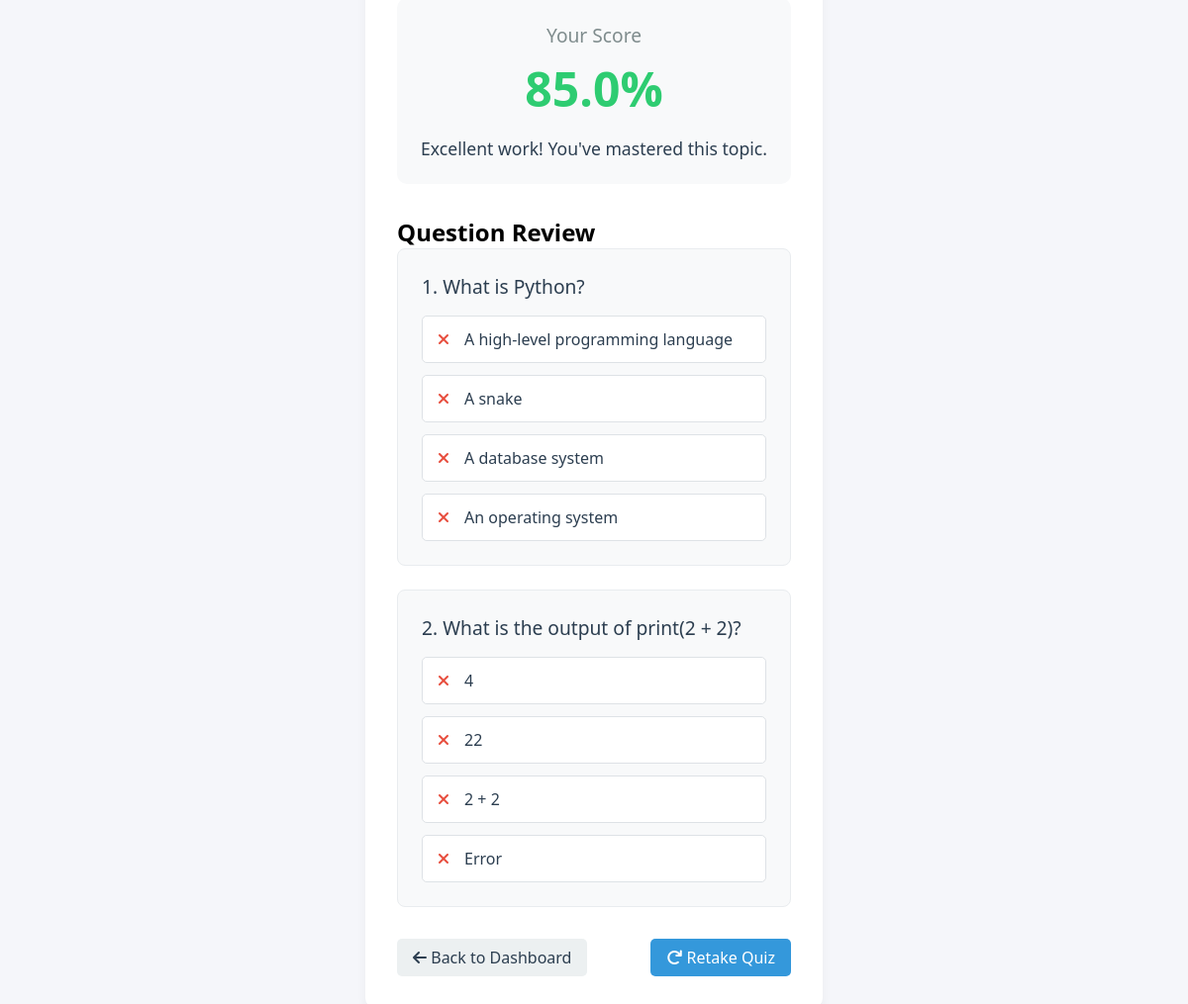
The page /view-attempt/1 (signed in) on the database its author committed.
### app.py (models this page shows)
class QuizAttempt(db.Model):
    id = db.Column(db.Integer, primary_key=True)
    quiz_id = db.Column(db.Integer, db.ForeignKey('quiz.id'), nullable=False)
    student_id = db.Column(db.Integer, db.ForeignKey('user.id'), nullable=False)
    score = db.Column(db.Float, nullable=False)
    date_attempted = db.Column(db.DateTime, default=datetime.utcnow)

class Question(db.Model):
    id = db.Column(db.Integer, primary_key=True)
    quiz_id = db.Column(db.Integer, db.ForeignKey('quiz.id'), nullable=False)
    question_text = db.Column(db.Text, nullable=False)
    correct_answer = db.Column(db.String(255), nullable=False)
    options = db.relationship('Option', backref='question', lazy=True)

class Option(db.Model):
    id = db.Column(db.Integer, primary_key=True)
    question_id = db.Column(db.Integer, db.ForeignKey('question.id'), nullable=False)
    option_text = db.Column(db.String(255), nullable=False)

### app.py (the view)
@app.route('/view-attempt/<int:attempt_id>')
def view_attempt(attempt_id):
    if session.get('role') != 'student':
        return redirect(url_for('login'))
    current_user = User.query.get(session['user_id'])
    attempt = QuizAttempt.query.get_or_404(attempt_id)
    if attempt.student_id != session['user_id']:
        flash('You are not authorized to view this attempt.', 'error')
        return redirect(url_for('student_dashboard'))
    quiz = Quiz.query.get(attempt.quiz_id)
    questions = Question.query.filter_by(quiz_id=quiz.id).all()
    quiz_questions = []
    for question in questions:
        options = Option.query.filter_by(question_id=question.id).all()
        quiz_questions.append({
            'id': question.id,
            'text': question.question_text,
            'options': options,
            'correct_answer': question.correct_answer
        })
    return render_template('view_attempt.html',
                           attempt=attempt,
                           quiz=quiz,
                           questions=quiz_questions,
                           current_user=current_user)

### templates/view_attempt.html (shortened to what this page needs)
<!DOCTYPE html>
<html lang="en">
<head>
    <link rel="stylesheet" href="{{ url_for('static', filename='css/style.css') }}">
    <link rel="stylesheet" href="{{ url_for('static', filename='css/dashboard.css') }}">
    <link rel="stylesheet" href="https://cdnjs.cloudflare.com/ajax/libs/font-awesome/6.0.0-beta3/css/all.min.css">
</head>
<body class="dashboard-body">
    <div class="dashboard-container">
        <div class="results-container">
            <div class="score-card">
                <div class="score-label">Your Score</div>
                <div class="score-value {% if attempt.score >= 80 %}score-high{% elif attempt.score >= 60 %}score-medium{% else %}score-low{% endif %}">
                    {{ "%.1f"|format(attempt.score) }}%
                </div>
                <div class="score-message">
                    {% if attempt.score >= 80 %}
                        Excellent work! You've mastered this topic.
                    {% elif attempt.score >= 60 %}
                        Good job! You're on the right track.
                    {% else %}
                        Keep practicing! You'll improve with more study.
                    {% endif %}
                </div>
            </div>
            <h2>Question Review</h2>
            {% for question in questions %}
                <div class="question-block">
                    <div class="question-text">
                        <span class="question-number">{{ loop.index }}.</span> {{ question.text }}
                    </div>
                    <div class="options-list">
                        {% for option in question.options %}
                            {% set is_correct = loop.index0|string == question.correct_answer %}
                            <div class="option-item {% if is_correct %}correct{% endif %}">
                                {% if is_correct %}
                                    <i class="fas fa-check option-icon icon-correct"></i>
                                {% else %}
                                    <i class="fas fa-times option-icon icon-incorrect"></i>
                                {% endif %}
                                <span class="option-text">{{ option.option_text }}</span>
                            </div>
                        {% endfor %}
                    </div>
                </div>
            {% endfor %}
            <div class="results-actions">
                <a href="{{ url_for('student_dashboard') }}" class="btn-secondary"><i class="fas fa-arrow-left"></i> Back to Dashboard</a>
                <a href="{{ url_for('take_quiz', quiz_id=quiz.id) }}" class="btn-primary"><i class="fas fa-redo"></i> Retake Quiz</a>
            </div>
        </div>
    </div>
</body>
</html>

### static/css/style.css (style rules this page uses)
* { margin: 0; padding: 0; box-sizing: border-box; font-family: 'Segoe UI', Tahoma, Geneva, Verdana, sans-serif; }
body { background: linear-gradient(120deg, #3498db, #8e44ad); height: 100vh; display: flex; align-items: center; justify-content: center; }

### static/css/dashboard.css (style rules this page uses)
.dashboard-body { margin: 0; padding: 0; min-height: 100vh; background: #f5f6fa; display: flex; flex-direction: column; }
.dashboard-container { padding: 2rem; flex-grow: 1; }
.btn-primary, .btn-secondary { padding: 0.5rem 1rem; border-radius: 5px; text-decoration: none; font-weight: 500; transition: background 0.3s; }
.btn-primary { background: #3498db; color: white; }
.btn-secondary { background: #ecf0f1; color: #2c3e50; }

### templates/view_attempt.html (style rules this page uses)
.results-container { max-width: 800px; margin: 0 auto; padding: 2rem; background: white; border-radius: 10px; box-shadow: 0 4px 10px rgba(0,0,0,0.05); }
.score-card { background: #f8f9fa; border-radius: 10px; padding: 1.5rem; margin-bottom: 2rem; text-align: center; }
.score-label { font-size: 1.2rem; color: #7f8c8d; margin-bottom: 0.5rem; }
.score-value { font-size: 3rem; font-weight: bold; margin-bottom: 1rem; }
.score-high { color: #2ecc71; }
.score-message { font-size: 1.1rem; color: #2c3e50; }
.question-block { background: #f8f9fa; border-radius: 8px; padding: 1.5rem; margin-bottom: 1.5rem; border: 1px solid #e9ecef; }
.question-text { font-size: 1.2rem; color: #2c3e50; margin-bottom: 1rem; font-weight: 500; }
.options-list { display: flex; flex-direction: column; gap: 0.75rem; }
.option-item { display: flex; align-items: center; gap: 1rem; padding: 0.75rem 1rem; border-radius: 5px; background: white; border: 1px solid #dee2e6; }
.option-icon { font-size: 1rem; }
.icon-incorrect { color: #e74c3c; }
.option-text { font-size: 1rem; color: #2c3e50; flex-grow: 1; }
.results-actions { display: flex; justify-content: space-between; margin-top: 2rem; }

### rows shown on the page
QuizAttempt: score "85.0"
Question: text "What is Python?"
Option: option_text "A high-level programming language"
Option: option_text "A snake"
Option: option_text "A database system"
Option: option_text "An operating system"
Question: text "What is the output of print(2 + 2)?"
Option: option_text "4"
Option: option_text "22"
Option: option_text "2 + 2"
Option: option_text "Error"
